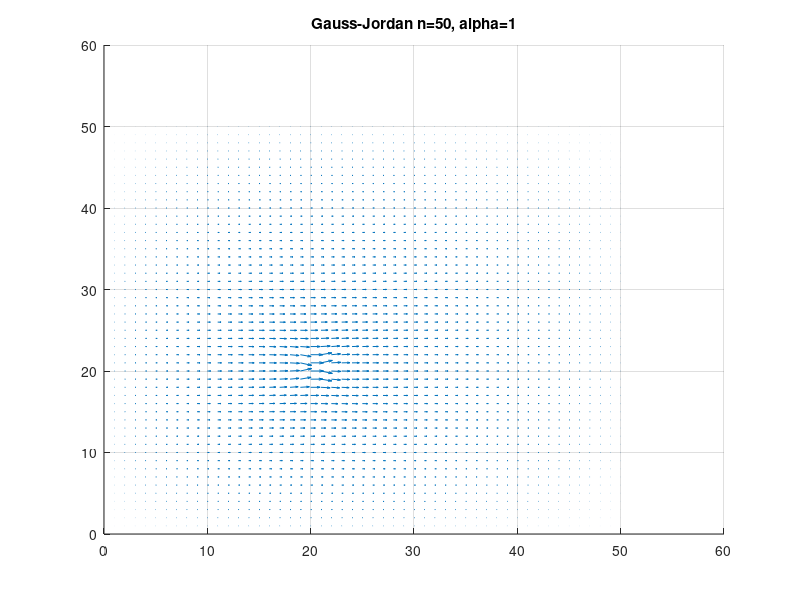

This chart was generated by the following MATLAB code:
clc;
close all;
clear all;
filename = 'abc.txt';
fid = fopen(filename,'w');
n=50;
alph = 1;
image1 = zeros(n,n);
image2 = zeros(n,n);




image1(20,20) = image1(20,21) = image1(21,20) = image1(21,21) = 1;
image2(20,21) = image2(20,22) = image2(21,21) = image2(21,22) = 1;

E_x = conv2(image1,0.25* [-1 1; -1 1],'same') + conv2(image2, 0.25*[-1 1; -1 1],'same');
E_y = conv2(image1, 0.25*[-1 -1; 1 1], 'same') + conv2(image2, 0.25*[-1 -1; 1 1], 'same');
E_t = conv2(image1, 0.25*ones(2),'same') + conv2(image2, -0.25*ones(2),'same');


const(1:n*n,1) = reshape(transpose(E_x.*E_t.*-1),n*n,1);
const(n*n+1:n*n*2,1) = reshape(transpose(E_y.*E_t.*-1),n*n,1);

E_xE_y = zeros(n,n);
E_xE_y = E_x.*E_y;


%%%%%%%%%%%%%%%%%%%%%%%%%%%%%%%%%%%%%%%%%%%%%%%%%%%%%%%%%%%%%%%%%%%%%%%%%%%%%%%%%%


semi_characters1 = zeros(n*n,n*n);
semi_characters2 = zeros(n*n,n*n);
semi_characters3 = zeros(n*n,n*n);
%Computing of Upper right and lower left of matrix
for i = 1:n
	for j = 1:n
		row = n*(i-1) + j;
		if(i-1 > 0 && j-1 > 0)
			column = n*(i-1-1) + j-1;
			semi_characters1(row,column) = -1*E_xE_y(i,j)/12;
		end
		if(i-1 > 0)
			column = n*(i-1-1) + j;
			semi_characters1(row,column) = -1*E_xE_y(i,j)/6;
		end
		if(i-1 > 0 && j+1 < n+1)
			column = n*(i-1-1) + j+1;
			semi_characters1(row,column) = -1*-1*E_xE_y(i,j)/12;
		end
		if(j-1 > 0)
			column = n*(i-1) + j-1;
			semi_characters1(row,column) = -1*E_xE_y(i,j)/6;
		end
		if(j+1 < n+1)
			column = n*(i-1) + j+1;
			semi_characters1(row,column) = -1*E_xE_y(i,j)/6;
		end
		if(i+1 < n+1 && j-1 > 0)
			column = n*(i) + j-1;
			semi_characters1(row,column) = -1*E_xE_y(i,j)/12;
		end
		if(i+1 < n+1)
			column = n*(i) + j;
			semi_characters1(row,column) = -1*E_xE_y(i,j)/6;
		end
		if(i+1 < n+1 && j+1 < n+1)
			column = n*(i) + j+1;
			semi_characters1(row,column) = -1*E_xE_y(i,j)/12;
		end
	endfor
endfor


%%%%%%%%%%%%%%%%%%%%%%%%%%%%%%%%%%%%%%%%%%%%%%%%%%%%%%%%%%%%%%%%%%%%%%%%%%%%%%%%%%%


for i = 1:n
	for j = 1:n
		row = n*(i-1) + j;
		semi_characters2(row,row) = alph*alph + E_y(i,j)*E_y(i,j) + E_x(i,j)*E_x(i,j);
		semi_characters3(row,row) = alph*alph + E_y(i,j)*E_y(i,j) + E_x(i,j)*E_x(i,j);
		if(i-1 > 0 && j-1 > 0)
			column = n*(i-1-1) + j-1;
			fprintf(fid,'Row %d column %d\n',row,column);
			semi_characters2(row,column) = (-1*alph*alph - E_y(i,j)*E_y(i,j) )/12;
			semi_characters3(row,column) = (-1*alph*alph - E_x(i,j)*E_x(i,j) )/12;
		end
		if(i-1 > 0)
			column = n*(i-1-1) + j;
			fprintf(fid,'Row %d column %d\n',row,column);
			semi_characters2(row,column) = (-1*alph*alph - E_y(i,j)*E_y(i,j) )/6;
			semi_characters3(row,column) = (-1*alph*alph - E_x(i,j)*E_x(i,j) )/6;
		end
		if(i-1 > 0 && j+1 < n+1)
			column = n*(i-1-1) + j+1;
			fprintf(fid,'Row %d column %d\n',row,column);
			semi_characters2(row,column) = (-1*alph*alph - E_y(i,j)*E_y(i,j) )/12;
			semi_characters3(row,column) = (-1*alph*alph - E_x(i,j)*E_x(i,j) )/12;
		end
		if(j-1 > 0)
			column = n*(i-1) + j-1;
			fprintf(fid,'Row %d column %d\n',row,column);
			semi_characters2(row,column) = (-1*alph*alph - E_y(i,j)*E_y(i,j) )/6;
			semi_characters3(row,column) = (-1*alph*alph - E_x(i,j)*E_x(i,j) )/6;
		end
		if(j+1 < n+1)
			column = n*(i-1) + j+1;
			fprintf(fid,'Row %d column %d\n',row,column);
			semi_characters2(row,column) = (-1*alph*alph - E_y(i,j)*E_y(i,j) )/6;
			semi_characters3(row,column) = (-1*alph*alph - E_x(i,j)*E_x(i,j) )/6;
		end
		if(i+1 < n+1 && j-1 > 0)
			column = n*(i) + j-1;
			fprintf(fid,'Row %d column %d\n',row,column);
			semi_characters2(row,column) = (-1*alph*alph - E_y(i,j)*E_y(i,j) )/12;
			semi_characters3(row,column) = (-1*alph*alph - E_x(i,j)*E_x(i,j) )/12;
		end
		if(i+1 < n+1)
			column = n*(i) + j;
			fprintf(fid,'Row %d column %d\n',row,column);
			semi_characters2(row,column) = (-1*alph*alph - E_y(i,j)*E_y(i,j) )/6;
			semi_characters3(row,column) = (-1*alph*alph - E_x(i,j)*E_x(i,j) )/6;
		end
		if(i+1 < n+1 && j+1 < n+1)
			column = n*(i) + j+1;
			fprintf(fid,'Row %d column %d\n',row,column);
			semi_characters2(row,column) = (-1*alph*alph - E_y(i,j)*E_y(i,j) )/12;
			semi_characters3(row,column) = (-1*alph*alph - E_x(i,j)*E_x(i,j) )/12;
		end
	endfor
endfor

semi_coefficients1 = zeros(2,2);
semi_coefficients1(1,2) = semi_coefficients1(2,1) = 1;
semi_coefficients1 = kron(semi_coefficients1,semi_characters1);
semi_coefficients2 = zeros(2,2);
semi_coefficients2(1,1) = 1;
semi_coefficients2 =  kron(semi_coefficients2,semi_characters2);
coefficients = zeros(2,2);
coefficients(2,2) = 1;
coefficients = kron(coefficients,semi_characters3) + semi_coefficients2 + semi_coefficients1;



u_v = coefficients\const;
u_v1 = reshape(transpose(u_v),n*n,2);
u = reshape(u_v1(:,1),n,n);
v = reshape(u_v1(:,2),n,n);
[X,Y] = meshgrid(1:n,1:n);
grid on;
hold on;
quiver(X,Y,u,v);
title("Gauss-Jordan n=50, alpha=1");